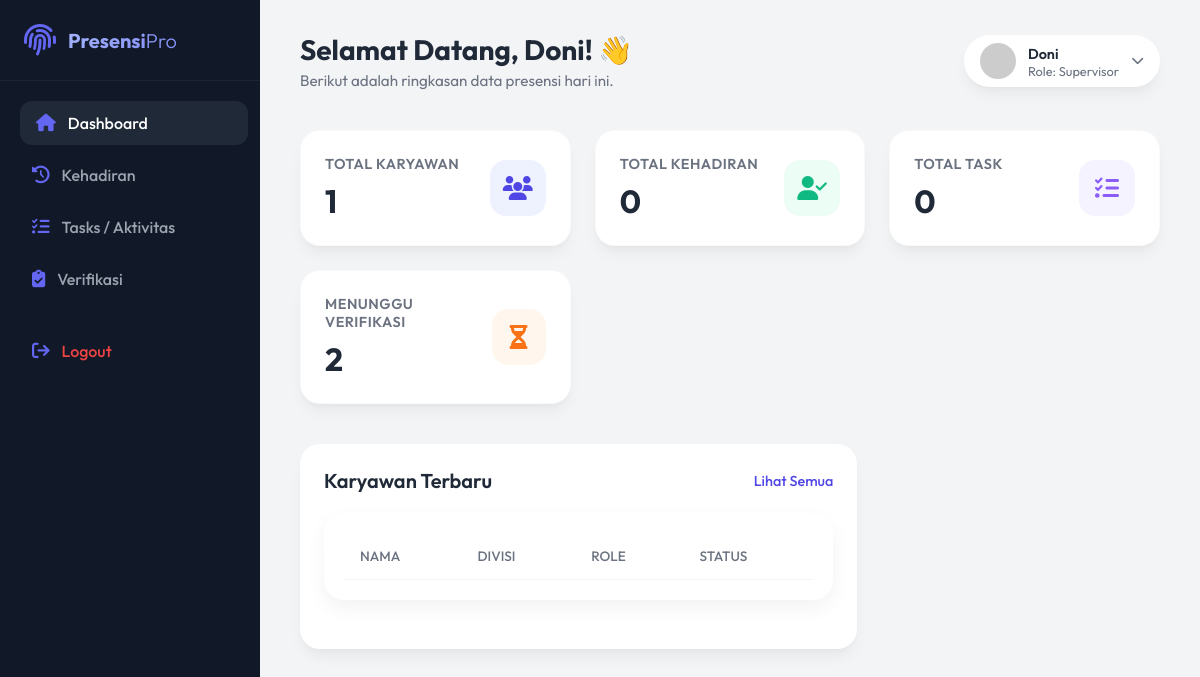
Before: /index.php (signed in) with the older database file.
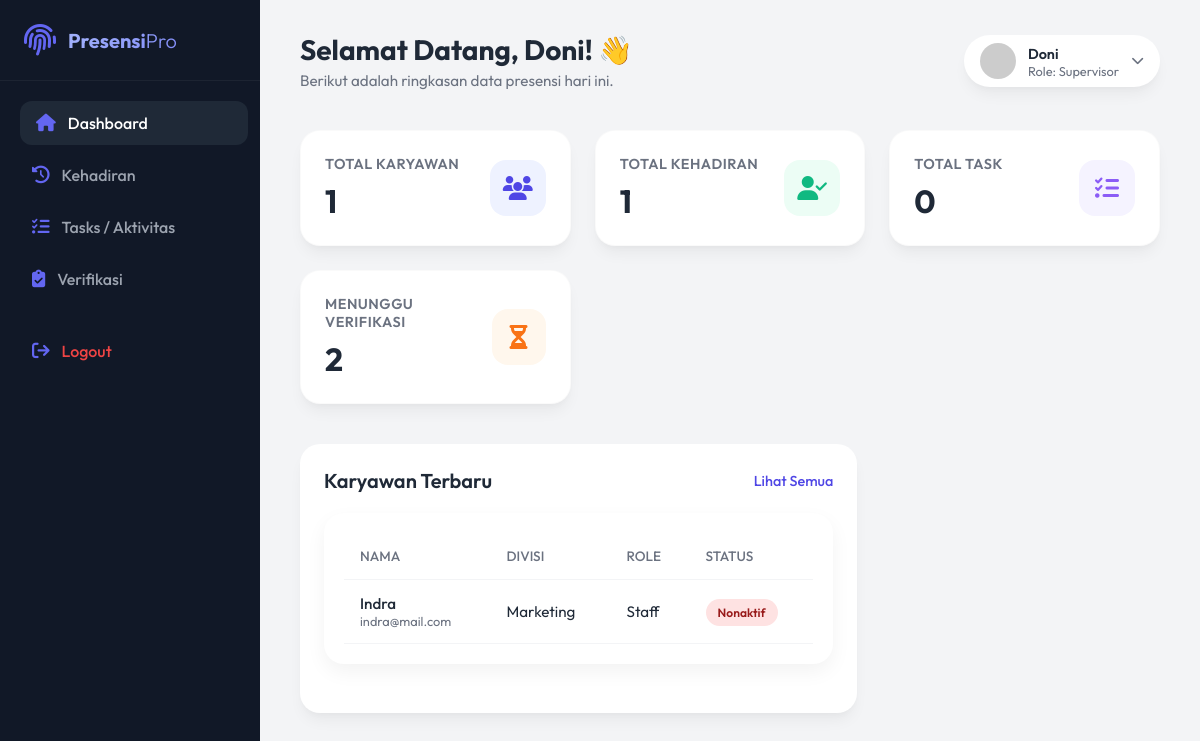
After: the same page with the newer database file.
### tables this page shows
CREATE TABLE `users` (
  `id` int(11) NOT NULL,
  `nama` varchar(100) NOT NULL,
  `email` varchar(100) NOT NULL,
  `password` varchar(255) NOT NULL,
  `divisi` enum('IT','HR','Finance','Marketing','Operasional') NOT NULL,
  `status` enum('Aktif','Nonaktif') DEFAULT 'Aktif',
  `tipe_users_id` int(11) DEFAULT NULL
);

CREATE TABLE `tipe_users` (
  `id` int(11) NOT NULL,
  `nama` varchar(50) NOT NULL
);

### models/Kehadiran.php (called while the page is built, shortened)
<?php
class Kehadiran
{
    private $conn;
    private $table_name = "kehadirans";
    public function __construct($db)
    {
        $this->conn = $db;
    }
    public function countByTipeUser($division, $tipeUserId)
    {
        $query = "SELECT COUNT(k.id) as total_rows
              FROM " . $this->table_name . " k
              JOIN users u ON k.users_id = u.id
              JOIN tipe_users tu ON u.tipe_users_id = tu.id
              WHERE 1=1";
        if ($tipeUserId == 5) {
            $query .= " AND u.id = ?";
        } elseif ($tipeUserId == 4) {
            $query .= " AND u.divisi = ? AND tu.nama = 'Staff'";
        } elseif ($tipeUserId == 3) {
            $query .= " AND u.divisi = ? AND tu.nama IN ('Supervisor','Staff')";
        } elseif ($tipeUserId == 2) {
            $query .= " AND tu.nama IN ('Manager','Supervisor','Staff')";
        } elseif ($tipeUserId == 1) {
        }
        $stmt = $this->conn->prepare($query);
        if ($tipeUserId == 4 || $tipeUserId == 3) {
            $stmt->bindParam(1, $division);
        }
        $stmt->execute();
        $row = $stmt->fetch(PDO::FETCH_ASSOC);
        return $row['total_rows'];
    }
}

### models/User.php (called while the page is built, shortened)
<?php
class User
{
    private $conn;
    public function __construct($db)
    {
        $this->conn = $db;
    }
    public function getRecentUsers($division, $tipeUserId, $userId, $limit = 5)
    {
        if ($tipeUserId == 1 || $tipeUserId == 2) {
            $query = "SELECT u.nama, u.email, u.divisi, u.status, t.nama AS tipe_user
                  FROM users u
                  LEFT JOIN tipe_users t ON u.tipe_users_id = t.id
                  ORDER BY u.id DESC LIMIT :limit";
            $stmt = $this->conn->prepare($query);
        } elseif ($tipeUserId == 4) {
            $query = "SELECT u.nama, u.email, u.divisi, u.status, t.nama AS tipe_user
                  FROM users u
                  LEFT JOIN tipe_users t ON u.tipe_users_id = t.id
                  WHERE u.divisi = :division AND t.nama = 'Staff'
                  ORDER BY u.id DESC LIMIT :limit";
            $stmt = $this->conn->prepare($query);
            $stmt->bindParam(':division', $division);
        }
        $stmt->bindParam(':limit', $limit, PDO::PARAM_INT);
        $stmt->execute();
        return $stmt->fetchAll(PDO::FETCH_ASSOC);
    }
}

### index.php (the view, shortened to what the changed rows need)
<?php
require_once 'models/User.php';
require_once 'models/Kehadiran.php';
$database = new Database();
$db = $database->getConnection();
$user         = new User($db);
$kehadiran    = new Kehadiran($db);
$userPowerLevel = $_SESSION['power_level'] ?? 1;
$currentUserId  = $_SESSION['user_id'] ?? null;
$division       = $_SESSION['user_division'];
$totalKehadiran       = $kehadiran->countByTipeUser($division, $_SESSION['user_role_id']);
$totalKehadiranByUser = $kehadiran->countTotal($currentUserId);
$recentUsers = $user->getRecentUsers(
    $_SESSION['user_division'],
    $_SESSION['user_role_id'],
    $_SESSION['user_id']
);
?>
<!DOCTYPE html>
<html lang="id">
<head>
    <link rel="stylesheet" href="https://cdnjs.cloudflare.com/ajax/libs/font-awesome/6.4.0/css/all.min.css">
    <link rel="stylesheet" href="assets/css/style.css">
</head>
<body>
    <aside class="sidebar">
        <div class="sidebar-header">
            <h2>Presensi<span style="color: white; font-weight: 300;">Pro</span></h2>
        </div>
    </aside>
    <main class="main-content">
        <header class="top-header">
            <div class="welcome-msg">
                <h1>Selamat Datang, <?php echo htmlspecialchars($_SESSION['user_name'] ?? 'Admin'); ?>! 👋</h1>
            </div>
        </header>
        <div class="stats-grid">
            <div class="stat-card">
                <div class="stat-info">
                    <h3>Total Kehadiran</h3>
                    <?php if (
                        isset($_SESSION['user_role']) &&
                        ($_SESSION['user_role'] === 'Staff')
                    ): ?>
                        <div class="value"><?php echo $totalKehadiranByUser; ?></div>
                    <?php else: ?>
                        <div class="value"><?php echo $totalKehadiran; ?></div>
                    <?php endif; ?>
                </div>
            </div>
        </div>
        <div class="dashboard-sections">
            <?php if ($userPowerLevel > 1): ?>
                <div class="section-card">
                    <div class="section-header">
                        <h2>Karyawan Terbaru</h2>
                    </div>
                    <div class="table-responsive">
                        <table>
                            <thead>
                                <tr>
                                    <th>Nama</th>
                                    <th>Divisi</th>
                                    <th>Role</th>
                                    <th>Status</th>
                                </tr>
                            </thead>
                            <tbody>
                                <?php foreach ($recentUsers as $row) : ?>
                                    <tr>
                                        <td>
                                            <div style="font-weight: 500;"><?php echo htmlspecialchars($row['nama']); ?></div>
                                            <div style="font-size: 0.8rem; color: var(--text-muted);"><?php echo htmlspecialchars($row['email']); ?></div>
                                        </td>
                                        <td><?php echo htmlspecialchars($row['divisi']); ?></td>
                                        <td><?php echo htmlspecialchars($row['tipe_user']); ?></td>
                                        <td>
                                            <?php if ($row['status'] == 'Aktif') : ?>
                                                <span class="status-badge status-aktif">Aktif</span>
                                            <?php else : ?>
                                                <span class="status-badge status-nonaktif">Nonaktif</span>
                                            <?php endif; ?>
                                        </td>
                                    </tr>
                                <?php endforeach; ?>
                            </tbody>
                        </table>
                    </div>
                </div>
            <?php endif; ?>
        </div>
    </main>
</body>
</html>

Changed rows visible on the page:
now on this page (row edited): users: nama "Indra", email "indra@mail.com", divisi "Marketing", tipe_users.nama "Staff", status "Nonaktif"
Other visible differences:
$totalKehadiran: "0" → "1"
